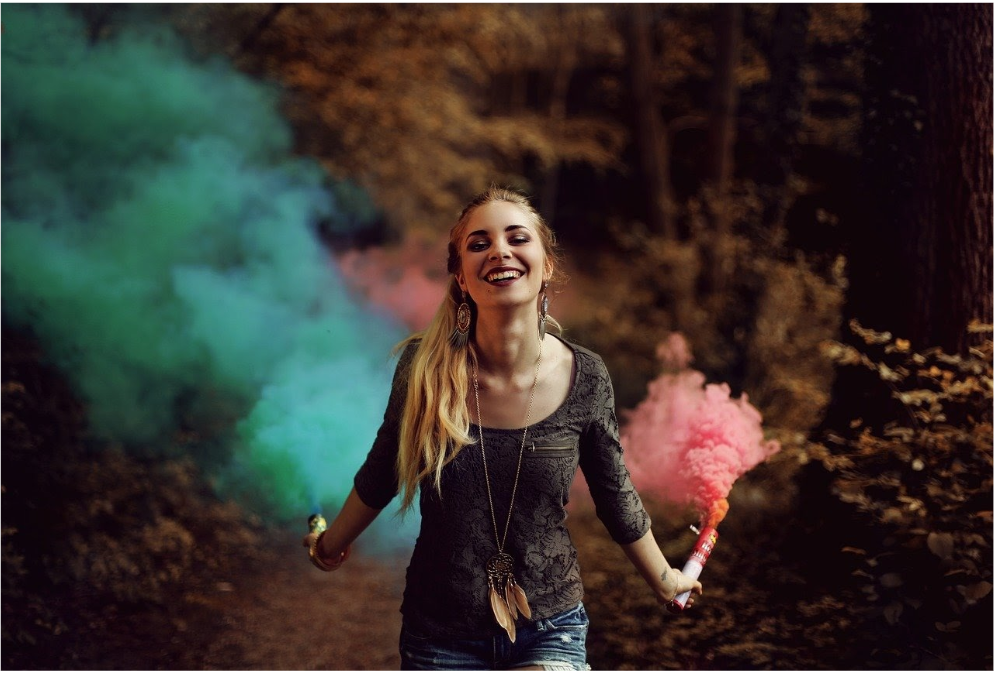
#> input picture Alura/ComputerVision/imgs/woman1.png, 994 x 673 px
$ jupyter execute aula2.ipynb
#> lines starting #> are read from the running program, lines starting #| are printed output that depends on the picture
Classificador em cascata Haar

[cell 1]
import cv2
import matplotlib.pyplot as plt

[cell 2]
img = cv2.imread('./imgs/woman1.png')
#> img is the input picture: shape (673, 994, 3); mean B, G, R 44.8, 49.8, 56.3
img = cv2.cvtColor(img, cv2.COLOR_BGR2RGB)
plt.imshow(img)

[cell 3]
img_gray =  cv2.cvtColor(img, cv2.COLOR_RGB2GRAY)
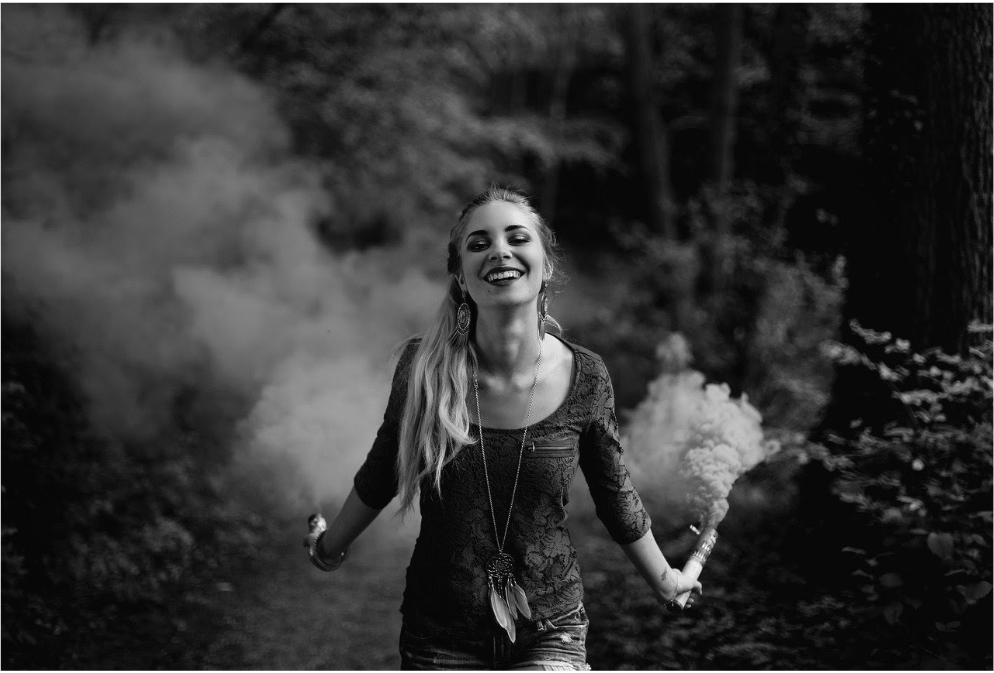
#> img_gray: shape (673, 994); min 2, max 255, mean 51.2
classifier = cv2.CascadeClassifier(cv2.data.haarcascades + "haarcascade_frontalface_default.xml")

[cell 4]
faces = classifier.detectMultiScale(img_gray, 1.3, 5)
#> faces = [[449, 197, 100, 100]]
len(faces)
#> Out = 1


$ run again, with Alura/ComputerVision/imgs/woman2.png copied over Alura/ComputerVision/imgs/woman1.png
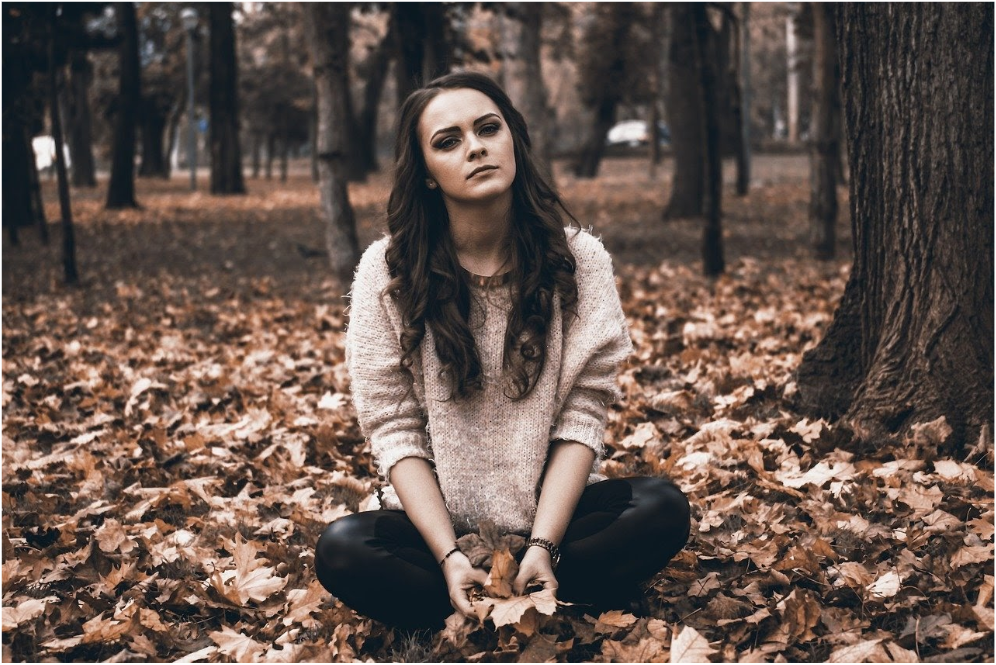
#> input picture Alura/ComputerVision/imgs/woman2.png, 996 x 665 px
#> img is the input picture: shape (665, 996, 3); mean B, G, R 77.5, 84.7, 100.6
#> `img_gray =  cv2.cvtColor(img, cv2.COLOR_RGB2GRAY)`:
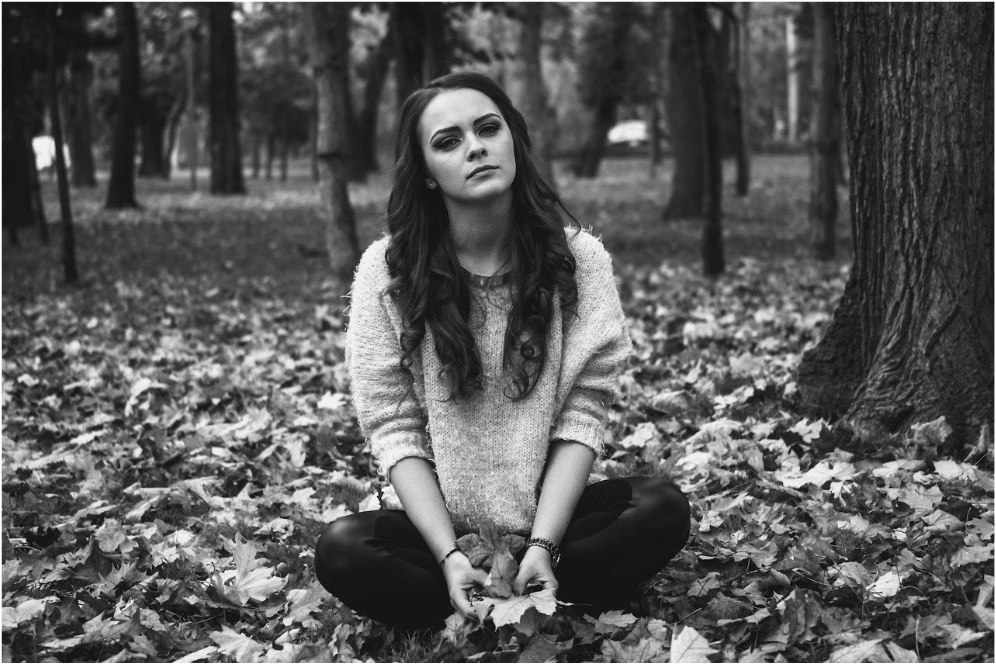
#> img_gray: shape (665, 996); min 4, max 255, mean 88.6
#> faces = [[408, 86, 124, 124]]
#> Out = 1

$ run again, with Alura/ComputerVision/imgs/woman3.png copied over Alura/ComputerVision/imgs/woman1.png
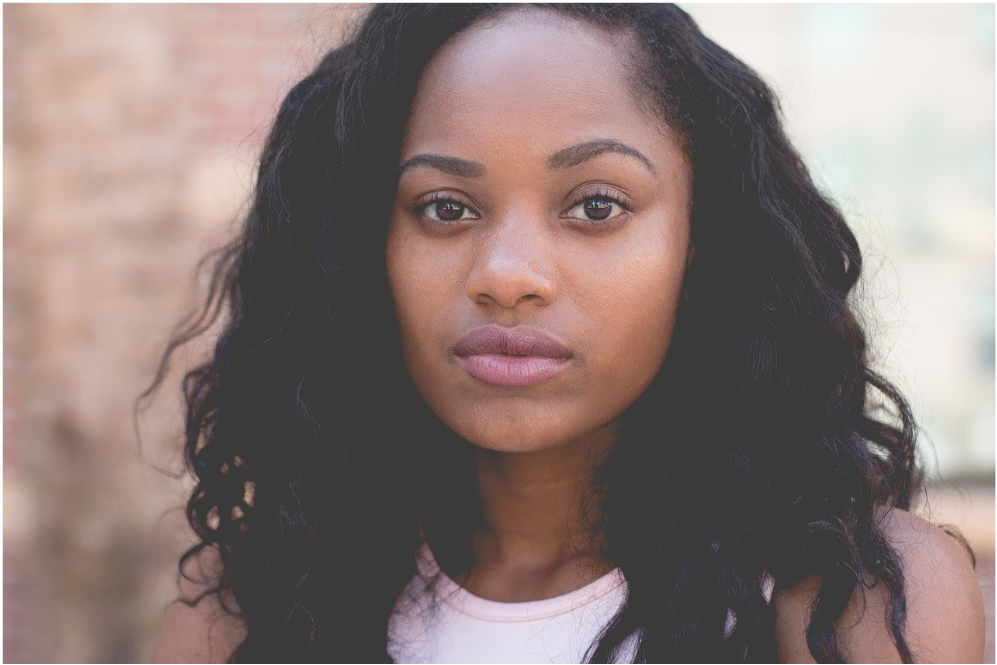
#> input picture Alura/ComputerVision/imgs/woman3.png, 997 x 665 px
#> img is the input picture: shape (665, 997, 3); mean B, G, R 119.7, 123.1, 139.4
#> `img_gray =  cv2.cvtColor(img, cv2.COLOR_RGB2GRAY)`:
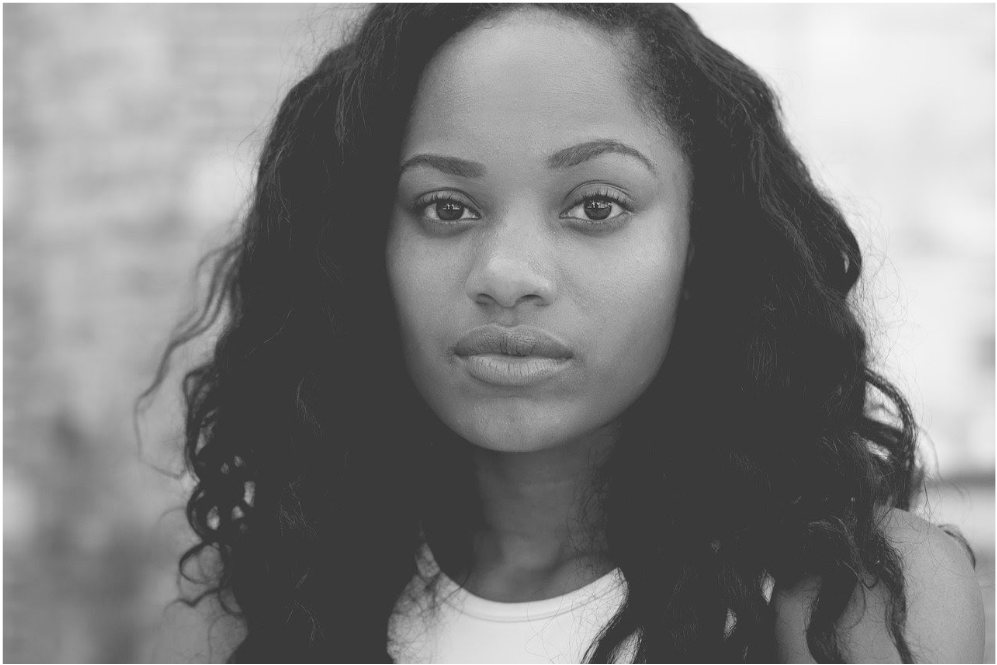
#> img_gray: shape (665, 997); min 38, max 255, mean 127.6
#> faces = [[324, 53, 388, 388]]
#> Out = 1
